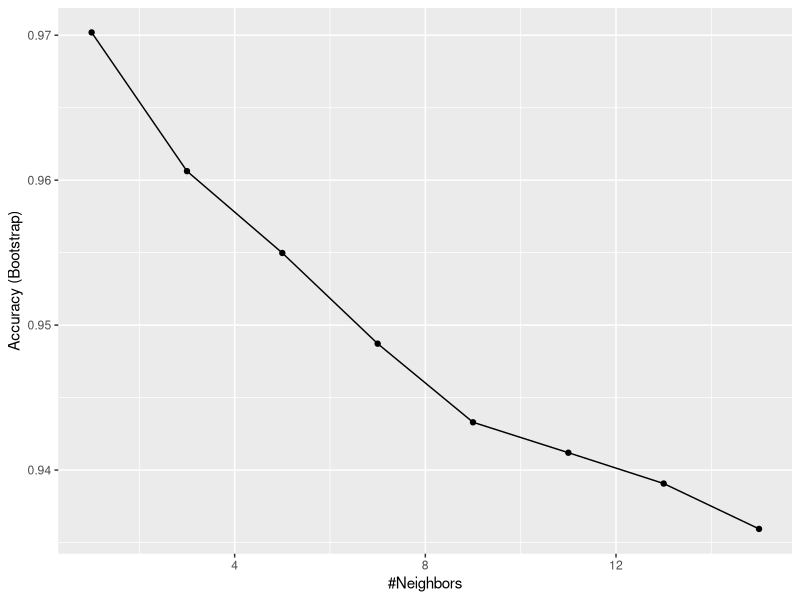
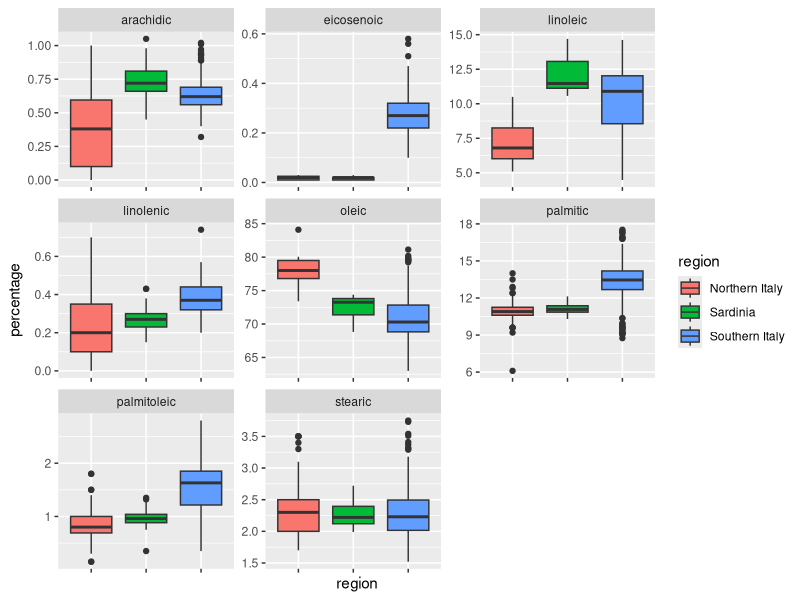
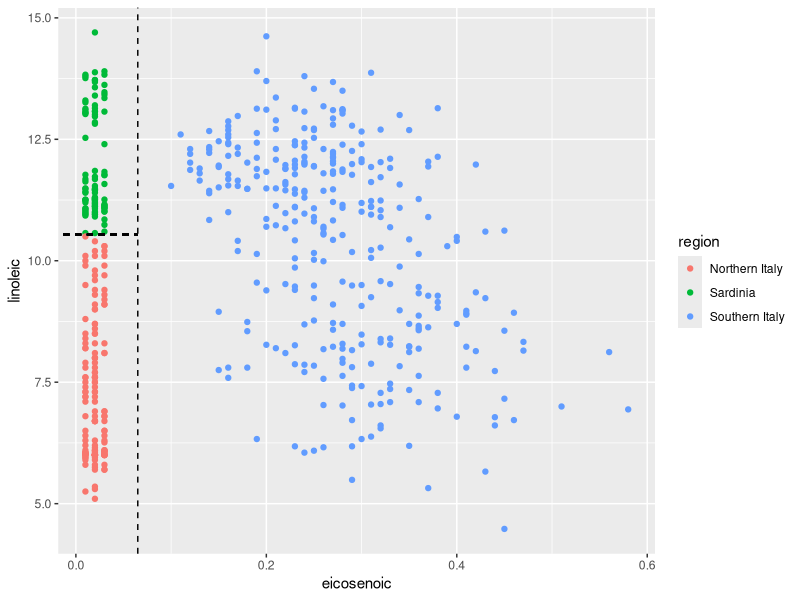
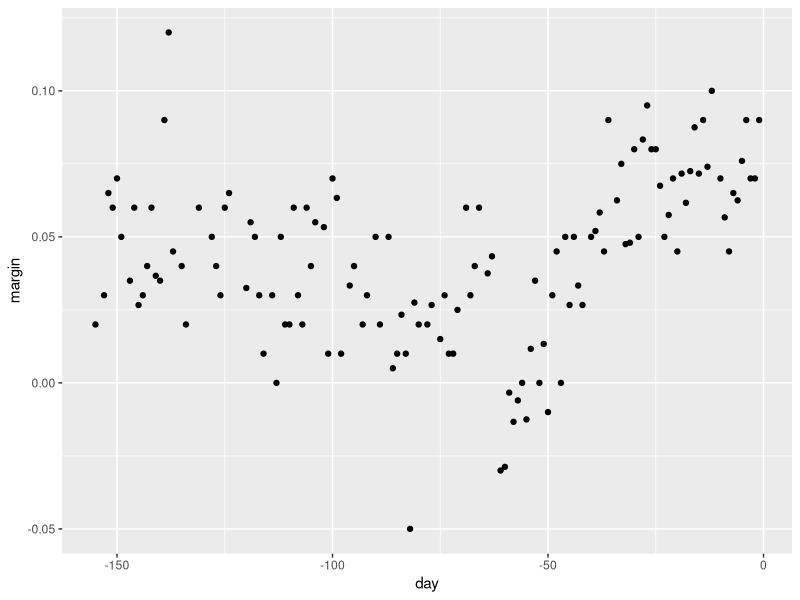
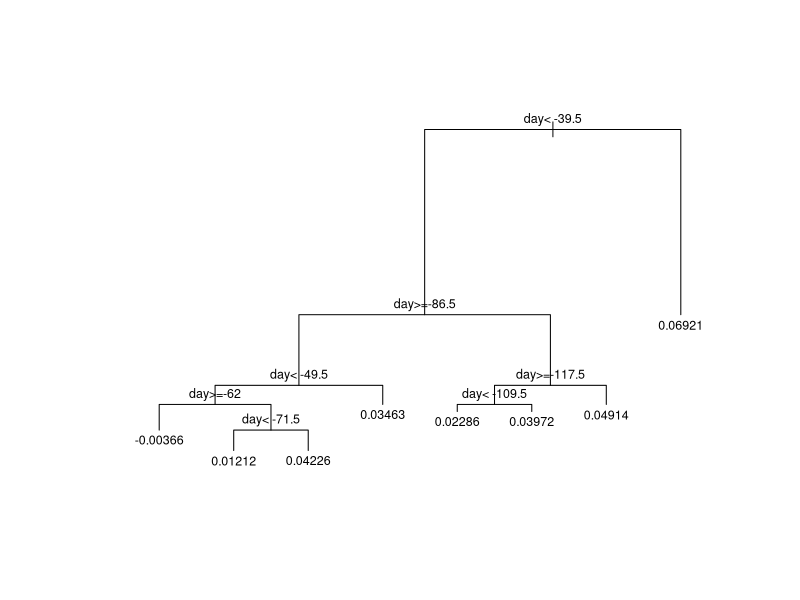
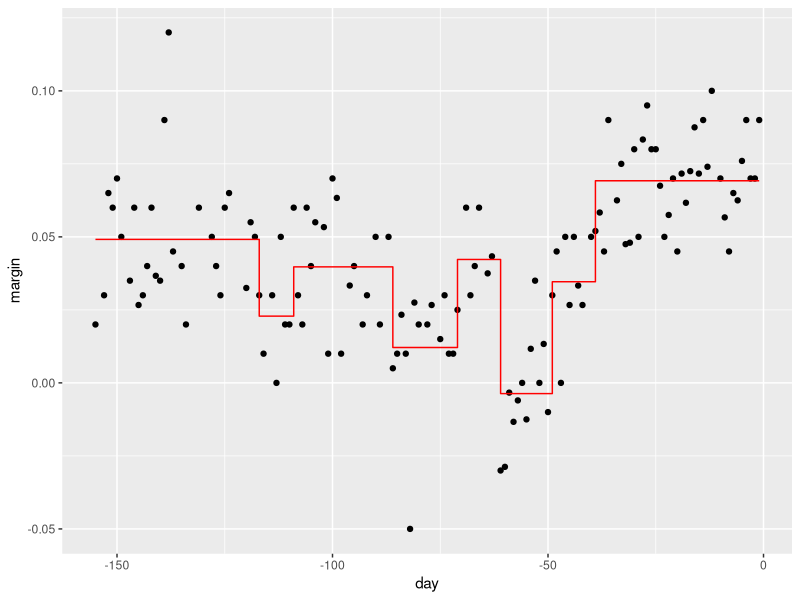
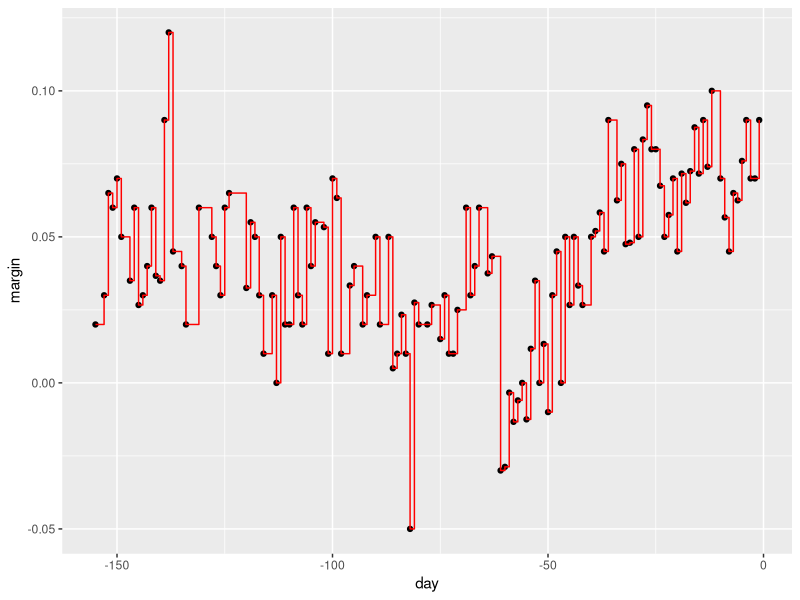
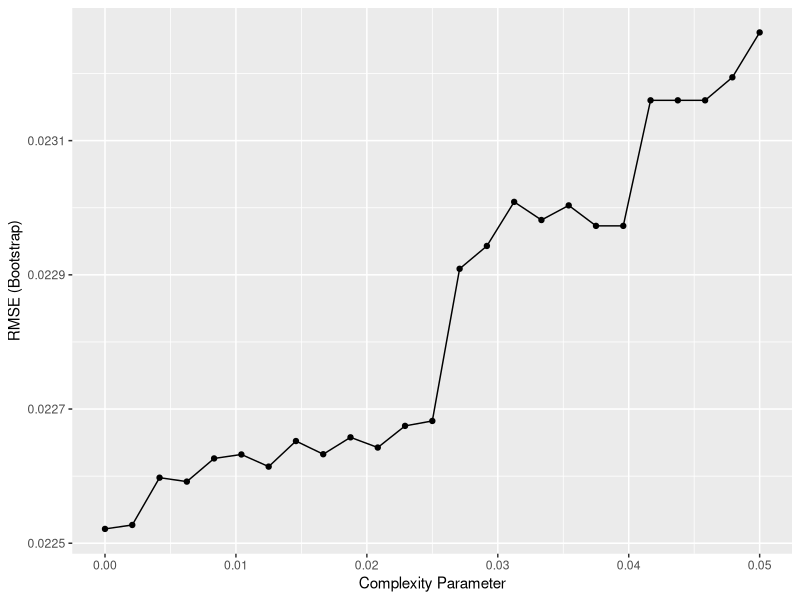

Write the R code that produced these figures, in order. (Note: this script raises an error after producing the figures.)
# REGRESSION TREE
# Load data
library(tidyverse)
library(dslabs)
data("olive")
olive %>% as_tibble()
table(olive$region)
olive <- olive %>% dplyr::select(-area)
?select
# Predict region using KNN
library(caret)
fit <- train(region ~ .,  method = "knn", 
             tuneGrid = data.frame(k = seq(1, 15, 2)), 
             data = olive)
ggplot(fit)

# Plot distribution of each predictor stratified by region
olive %>% gather(fatty_acid, percentage, -region) %>%
  ggplot(aes(region, percentage, fill = region)) +
  geom_boxplot() +
  facet_wrap(~fatty_acid, scales = "free") +
  theme(axis.text.x = element_blank())

# plot values for eicosenoic and linoleic
p <- olive %>% 
  ggplot(aes(eicosenoic, linoleic, color = region)) + 
  geom_point()
p + geom_vline(xintercept = 0.065, lty = 2) + 
  geom_segment(x = -0.2, y = 10.54, xend = 0.065, yend = 10.54, color = "black", lty = 2)

# load data for regression tree
data("polls_2008")
qplot(day, margin, data = polls_2008)

library(rpart)
fit <- rpart(margin ~ ., data = polls_2008)

# visualize the splits 
plot(fit, margin = 0.1)
text(fit, cex = 0.75)
polls_2008 %>% 
  mutate(y_hat = predict(fit)) %>% 
  ggplot() +
  geom_point(aes(day, margin)) +
  geom_step(aes(day, y_hat), col="red")

# change parameters
fit <- rpart(margin ~ ., data = polls_2008, control = rpart.control(cp = 0, minsplit = 2))
polls_2008 %>% 
  mutate(y_hat = predict(fit)) %>% 
  ggplot() +
  geom_point(aes(day, margin)) +
  geom_step(aes(day, y_hat), col="red")

# use cross validation to choose cp
library(caret)
train_rpart <- train(margin ~ ., method = "rpart", tuneGrid = data.frame(cp = seq(0, 0.05, len = 25)), data = polls_2008)
ggplot(train_rpart)

# access the final model and plot it
plot(train_rpart$finalModel, margin = 0.1)
text(train_rpart$finalModel, cex = 0.75)
polls_2008 %>% 
  mutate(y_hat = predict(train_rpart)) %>% 
  ggplot() +
  geom_point(aes(day, margin)) +
  geom_step(aes(day, y_hat), col="red")

# prune the tree 
pruned_fit <- prune(fit, cp = 0.01)

# CLASSIFICATION TREE
# fit a classification tree and plot it
train_rpart <- train(y ~ .,
                     method = "rpart",
                     tuneGrid = data.frame(cp = seq(0.0, 0.1, len = 25)),
                     data = mnist_27$train)
plot(train_rpart)

# compute accuracy
confusionMatrix(predict(train_rpart, mnist_27$test), mnist_27$test$y)$overall["Accuracy"]

# RANDOM FOREST
library(randomForest)
fit <- randomForest(margin~., data = polls_2008) 
plot(fit)

polls_2008 %>%
  mutate(y_hat = predict(fit, newdata = polls_2008)) %>% 
  ggplot() +
  geom_point(aes(day, margin)) +
  geom_line(aes(day, y_hat), col="red")

library(randomForest)
train_rf <- randomForest(y ~ ., data=mnist_27$train)
confusionMatrix(predict(train_rf, mnist_27$test), mnist_27$test$y)$overall["Accuracy"]

# use cross validation to choose parameter
train_rf_2 <- train(y ~ .,
                    method = "Rborist",
                    tuneGrid = data.frame(predFixed = 2, minNode = c(3, 50)),
                    data = mnist_27$train)
confusionMatrix(predict(train_rf_2, mnist_27$test), mnist_27$test$y)$overall["Accuracy"]

# Exercises

library(rpart)
n <- 1000
sigma <- 0.25
set.seed(1, sample.kind = "Rounding") 
x <- rnorm(n, 0, 1)
y <- 0.75 * x + rnorm(n, 0, sigma)
dat <- data.frame(x = x, y = y)
fit <- rpart(y ~ ., data = dat) #Decision Tree
plot(fit)
text(fit)

dat %>% 
  mutate(y_hat = predict(fit)) %>% 
  ggplot() +
  geom_point(aes(x, y)) +
  geom_step(aes(x, y_hat), col=2)

# Random Forest
library(randomForest)
fit <- randomForest(y ~ x, data = dat)
  dat %>% 
  mutate(y_hat = predict(fit)) %>% 
  ggplot() +
  geom_point(aes(x, y)) +
  geom_step(aes(x, y_hat), col = "red")
fit
plot(fit)

# Making parameters smoother
library(randomForest)
fit <- randomForest(y~x, data = dat, nodesize = 50, maxnodes = 25)
  dat %>% 
  mutate(y_hat = predict(fit)) %>% 
  ggplot() +
  geom_point(aes(x, y)) +
  geom_step(aes(x, y_hat), col = "red")
  
fit

# Exercises
data("tissue_gene_expression")
# set.seed(1991, sample.kind = "Rounding")
# i <- createDataPartition(tissue_gene_expression$y, list = F)
# 
# trainx <- tissue_gene_expression$x[i,]
# trainy <- tissue_gene_expression$y[i]
# testx <- tissue_gene_expression$x[-i,]
# testy <- tissue_gene_expression$y[-i]
# 
set.seed(1991, sample.kind = "Rounding")
fit_rpart <- with(tissue_gene_expression,
                  train(x, y, method = "rpart", control = rpart.control(minsplit = 0),
                        tuneGrid = data.frame(cp = seq(0, 0.1, 0.01))))


set.seed(1991, sample.kind = "Rounding")
fit <- with(tissue_gene_expression, 
            train(x, y, method = "rf", nodesize = 1,
                  tuneGrid = data.frame(mtry = seq(50, 200, 25))))
plot(fit)
confusionMatrix(fit)
imp <- varImp(fit)

tree_terms <- as.character(unique(fit_rpart$finalModel$frame$var[!(fit_rpart$finalModel$frame$var == "<leaf>")]))
tree_terms
